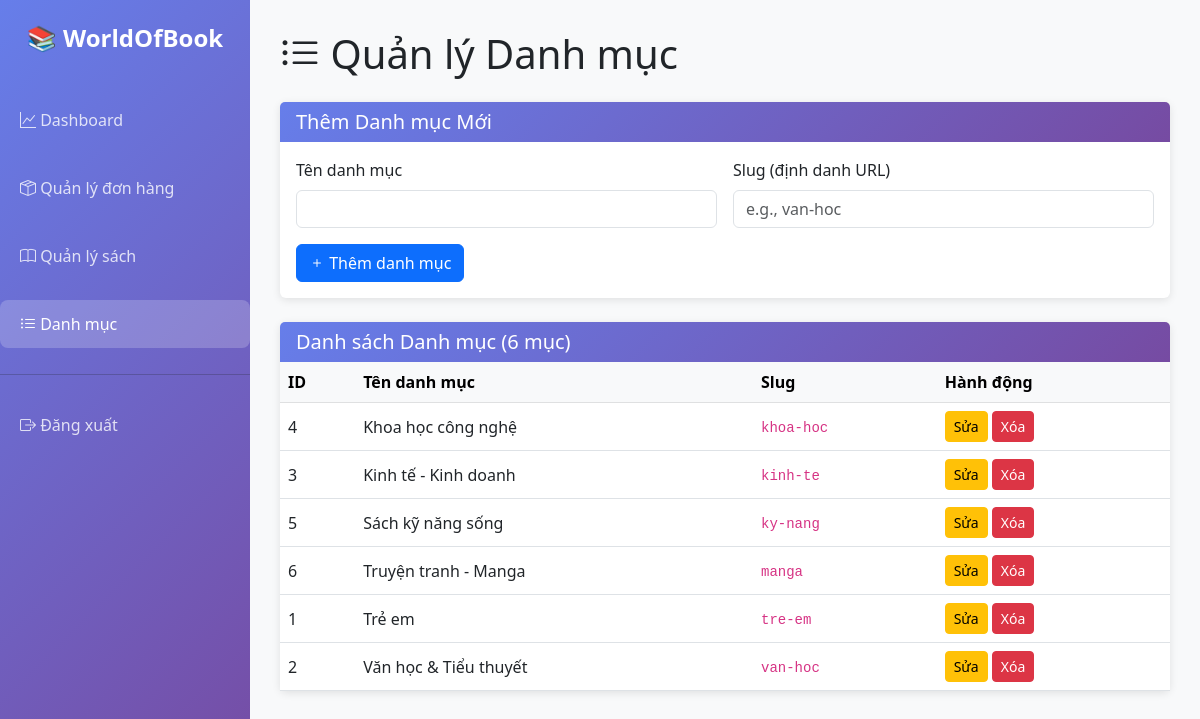
Page /pages/admin_categories.php (signed in) on the committed database.
### tables this page shows
create table `categories` (
  `category_id` int(11) not null,
  `category_slug` varchar(100) not null unique,
  `category_name` varchar(150) not null
);

### public_html/pages/admin_categories.php (the view, shortened to what this page needs)
<?php
require_once 'db.php';
$stmt = $pdo->query("select * from categories");
$categories = $stmt->fetchAll();
?>
<!DOCTYPE html>
<html lang="vi">
<head>
    <link href="https://cdn.jsdelivr.net/npm/bootstrap@5.3.0/dist/css/bootstrap.min.css" rel="stylesheet">
    <link rel="stylesheet" href="https://cdn.jsdelivr.net/npm/bootstrap-icons@1.10.5/font/bootstrap-icons.css">
</head>
<body>
    <div class="sidebar">
        <div class="logo">📚 WorldOfBook</div>
        <nav class="nav flex-column">
            <a href="admin_dashboard.php" class="nav-link">
                <i class="bi bi-graph-up"></i> Dashboard
            </a>
            <a href="admin_orders.php" class="nav-link">
                <i class="bi bi-box-seam"></i> Quản lý đơn hàng
            </a>
            <a href="admin_books.php" class="nav-link">
                <i class="bi bi-book"></i> Quản lý sách
            </a>
            <a href="admin_categories.php" class="nav-link active">
                <i class="bi bi-list-ul"></i> Danh mục
            </a>
            <hr style="background: rgba(255,255,255,0.2);">
            <a href="logout.php" class="nav-link">
                <i class="bi bi-box-arrow-right"></i> Đăng xuất
            </a>
        </nav>
    </div>
    <div class="main-content">
        <h1 class="mb-4"><i class="bi bi-list-ul"></i> Quản lý Danh mục</h1>
        <div class="card mb-4">
            <div class="card-header">
                <h5 class="mb-0">Thêm Danh mục Mới</h5>
            </div>
            <div class="card-body">
                <form method="POST" class="row g-3">
                    <div class="col-md-6">
                        <label class="form-label">Tên danh mục</label>
                        <input type="text" name="category_name" class="form-control" required>
                    </div>
                    <div class="col-md-6">
                        <label class="form-label">Slug (định danh URL)</label>
                        <input type="text" name="category_slug" class="form-control" placeholder="e.g., van-hoc"
                            required>
                    </div>
                    <div class="col-12">
                        <button type="submit" name="add_category" class="btn btn-primary"><i class="bi bi-plus"></i>
                            Thêm danh mục</button>
                    </div>
                </form>
            </div>
        </div>
        <div class="card">
            <div class="card-header">
                <h5 class="mb-0">Danh sách Danh mục (<?= count($categories) ?> mục)</h5>
            </div>
            <div class="card-body p-0">
                <div class="table-responsive">
                    <table class="table table-hover align-middle m-0">
                        <thead class="table-light">
                            <tr>
                                <th>ID</th>
                                <th>Tên danh mục</th>
                                <th>Slug</th>
                                <th>Hành động</th>
                            </tr>
                        </thead>
                        <tbody>
                            <?php foreach ($categories as $cat): ?>
                                <tr>
                                    <td><?= $cat['category_id'] ?></td>
                                    <td><?= htmlspecialchars($cat['category_name']) ?></td>
                                    <td><code><?= htmlspecialchars($cat['category_slug']) ?></code></td>
                                    <td>
                                        <a href="admin_edit_category.php?id=<?= $cat['category_id'] ?>"
                                            class="btn btn-sm btn-warning">Sửa</a>
                                        <a href="?delete=<?= $cat['category_id'] ?>" class="btn btn-sm btn-danger"
                                            onclick="return confirm('Bạn có chắc chắn?')">Xóa</a>
                                    </td>
                                </tr>
                            <?php endforeach; ?>
                        </tbody>
                    </table>
                </div>
            </div>
        </div>
    </div>
</body>
</html>

### public_html/pages/admin_categories.php (style rules this page uses)
body { font-family: 'Segoe UI', Tahoma, Geneva, Verdana, sans-serif; }
.sidebar { background: linear-gradient(135deg, #667eea 0%, #764ba2 100%); min-height: 100vh; position: fixed; left: 0; top: 0; width: 250px; padding: 20px 0; }
.sidebar .logo { text-align: center; color: white; font-size: 24px; font-weight: bold; margin-bottom: 30px; }
.sidebar .nav-link { color: rgba(255, 255, 255, 0.8); margin: 10px 0; padding: 12px 20px; border-radius: 8px; transition: all 0.3s; }
.sidebar .nav-link:hover, .sidebar .nav-link.active { background: rgba(255, 255, 255, 0.2); color: white; }
.main-content { margin-left: 250px; padding: 30px; background: #f8f9fa; min-height: 100vh; }
.card { border: none; box-shadow: 0 2px 8px rgba(0, 0, 0, 0.1); }
.card-header { background: linear-gradient(135deg, #667eea 0%, #764ba2 100%); color: white; border: none; }

### rows in the picture
categories: category_id "4", category_name "Khoa học công nghệ", category_slug "khoa-hoc"
categories: category_id "3", category_name "Kinh tế - Kinh doanh", category_slug "kinh-te"
categories: category_id "5", category_name "Sách kỹ năng sống", category_slug "ky-nang"
categories: category_id "6", category_name "Truyện tranh - Manga", category_slug "manga"
categories: category_id "1", category_name "Trẻ em", category_slug "tre-em"
categories: category_id "2", category_name "Văn học & Tiểu thuyết", category_slug "van-hoc"

### other values in the picture
count($categories) "6"
